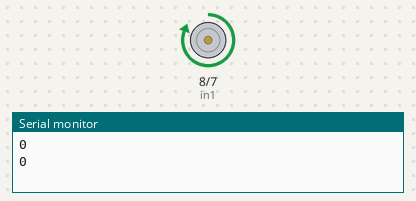
Bench run of a sketch on a simulated Arduino Uno, built with avr-gcc and run on an emulated ATmega328P. Shown: motor-driver pin pairs drawn as motors (green arrow = first pin HIGH = forward, orange = second pin HIGH = backward, longer = more drive, scaled by the enable pin), the last lines printed to the serial monitor. Random numbers use the default seed unless the sketch sets one.

Above: at 0.1 s.
At 16.1 s:
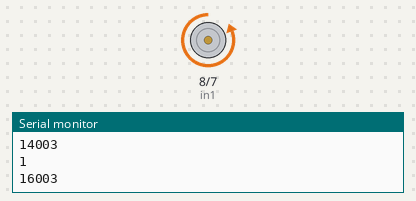
At 39.1 s:
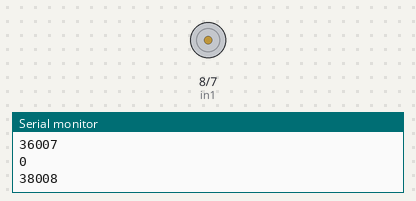
Timing chart, 0 to 40.0 s (numbered marks = the images above):
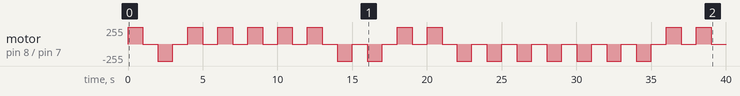

The sketch:

brush1.0.ino
```cpp
int enA = 9;
int in1 = 8;
int in2 = 7;
unsigned long stimTimestamps[100];

void setup() {
  pinMode(enA, OUTPUT);
  pinMode(in1, OUTPUT);
  pinMode(in2, OUTPUT);
  digitalWrite(in1, LOW);
  digitalWrite(in2, LOW);
  randomSeed(analogRead(0));

  Serial.begin(9600); // Initialize serial communication
}

void loop() {
  analogWrite(enA, 255);
  for (int i = 0; i < 100; i++) {
    int randomNum = random(2); // Generate a new random number for each iteration
    Serial.println(randomNum);
    stimTimestamps[i] = millis();
    Serial.println(stimTimestamps[i]);

    if (randomNum == 0) {
      digitalWrite(in1, HIGH);
      digitalWrite(in2, LOW);
      delay(1000);
    } else {
      digitalWrite(in1, LOW);
      digitalWrite(in2, HIGH);
      delay(1000);
    }

    digitalWrite(in1, LOW);
    digitalWrite(in2, LOW);
    delay(1000);
  }
}
```

Measured:
- by itself, motor on pin 8 (in1) / pin 7 (in2): stopped → forward 255/255 at 0.00 s, → stopped 1.0 s later, → backward 255/255 1.0 s later, → stopped 1.0 s later, … (40 changes in this stretch)
